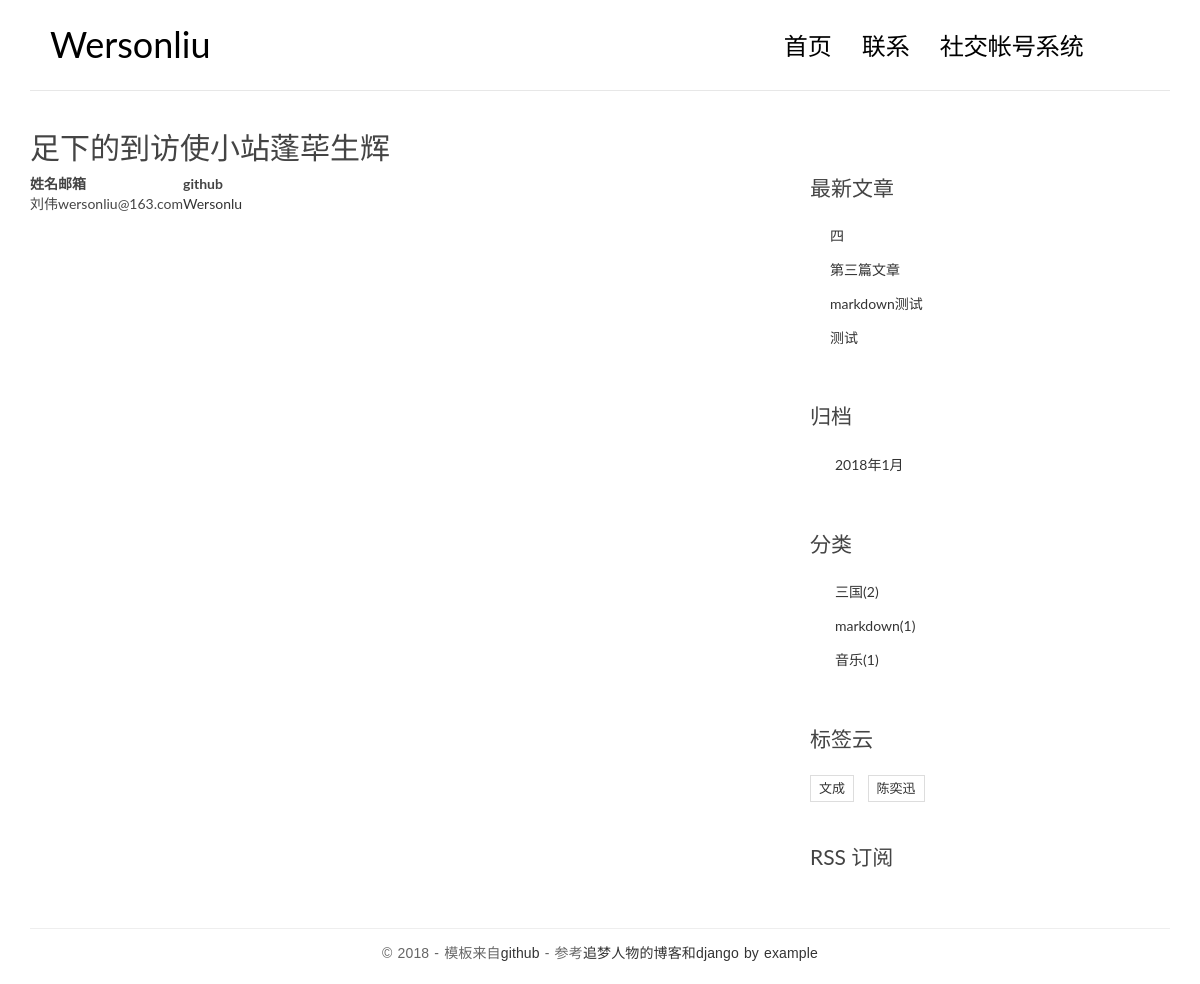
Before: /contact with the older database file.
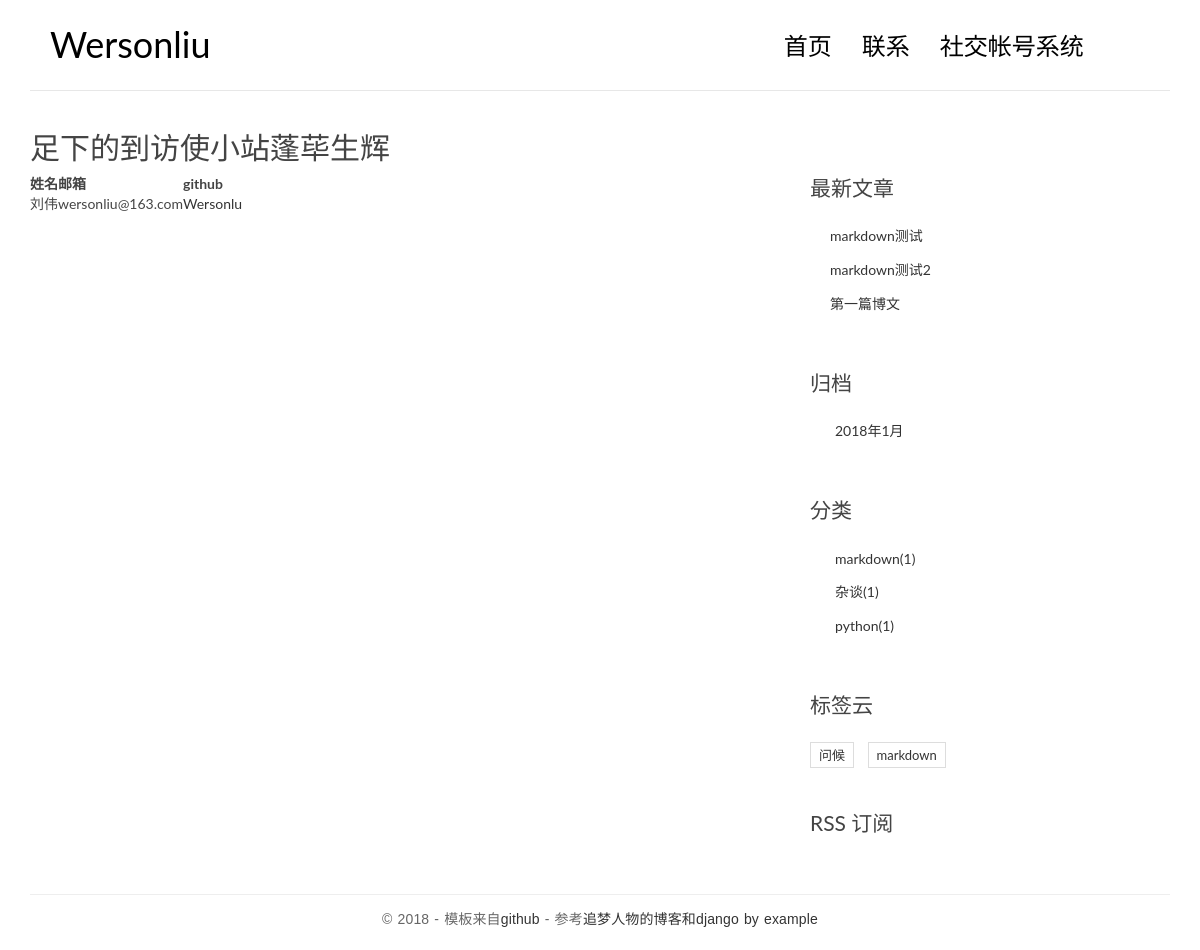
After: the same page with the newer database file.
### blog/models.py (models this page shows, shortened)
class Post(models.Model):
    title = models.CharField(max_length=70)
    body = models.TextField()
    created_time = models.DateTimeField()
    modified_time = models.DateTimeField()
    excerpt = models.CharField(max_length=200, blank=True)
    category = models.ForeignKey(Category)
    tags = models.ManyToManyField(Tag, blank=True)
    views = models.PositiveIntegerField(default=0)
    author = models.ForeignKey(User)
    def get_absolute_url(self):
        return reverse('blog:detail', kwargs={'pk': self.pk})
    class Meta:
        ordering = ['-created_time']

class Category(models.Model):
    name = models.CharField(max_length=100)

class Tag(models.Model):
    name = models.CharField(max_length=100)

### blog/views.py (the view)
# urls.py: url(r'^contact', views.contact, name='contact')
def contact(request):
    return render(request, 'blog/contact.html', context={
        'welcome': '足下的到访使小站蓬荜生辉'
    })

### blog/templatetags/blog_tags.py (called while the page is built)
@register.simple_tag
def get_recent_posts(num=5):
    return Post.objects.all().order_by('-created_time')[:num]

@register.simple_tag
def archives():
    return Post.objects.all().dates('created_time', 'month', order='DESC')

@register.simple_tag
def get_categories():
    return Category.objects.annotate(num_posts=Count('post')).filter(num_posts__gt=0)

@register.simple_tag
def get_tags():
    return Tag.objects.annotate(num_posts=Count('post')).filter(num_posts__gt=0)

### templates/blog/contact.html
{% extends 'base.html' %}
{% block main %}
  <h2>{{ welcome }}</h2>
  <table >
  <tr>
    <th>姓名</th>
    <th>邮箱</th>
    <th>github</th>
  </tr>
  <tr>
    <td>刘伟</td>
    <td>wersonliu@163.com</td>
    <td><a href="https://github.com/WersonLu/djblog" target="_blank">Wersonlu</a></td>
  </tr>
</table>
{% endblock  %}

### templates/base.html (shortened to what the changed rows need)
{% load staticfiles %}
{% load blog_tags %}
<!DOCTYPE html>
<html>
<head>
    <link rel="stylesheet" href="{% static 'blog/css/highlights/github.css' %}">
    <link rel="stylesheet" href="{% static 'blog/css/bootstrap.min.css' %}">
    <link rel="stylesheet" href="http://code.ionicframework.com/ionicons/2.0.1/css/ionicons.min.css">
    <link rel="stylesheet" href="{% static 'blog/css/pace.css' %}">
    <link rel="stylesheet" href="{% static 'blog/css/custom.css' %}">
</head>
<body>
<div class="container">
    <header id="site-header">
        <div class="row">
            <div class="col-md-4 col-sm-5 col-xs-8">
                <div class="logo">
                    <h1><a href="{% url 'blog:index' %}"><b>Wersonliu</b></a></h1>
                </div>
            </div>
        </div>
    </header>
</div>
<div class="content-body">
    <div class="container">
        <div class="row">
            <main class="col-md-8">
                {% block main %}
                {% endblock main %}
            </main>
            <aside class="col-md-4">
                <div class="widget widget-recent-posts">
                    {% get_recent_posts as recent_post_list %}
                    <ul>
                        {% for post in recent_post_list %}
                        <li>
                            <a href="{{ post.get_absolute_url }}">{{ post.title }}</a>
                        </li>
                        {% empty %}
                        暂无文章
                        {% endfor %}
                    </ul>
                </div>
                <div class="widget widget-archives">
                    {% archives as date_list %}
                    <ul>
                        {% for date in date_list %}
                        <li>
                            <a href="{% url 'blog:archives' date.year date.month %}">{{ date.year }}年{{ date.month }}月</a>
                        </li>
                        {% empty %}
                         暂无归档!
                        {% endfor %}
                    </ul>
                </div>
                <div class="widget widget-category">
                    {% get_categories as catepory_list %}
                    <ul>
                        {% for category in catepory_list %}
                         <li>
                             <a href="{% url 'blog:category' category.pk %}">{{ category.name }}<span class="post-count">({{ category.num_posts }})</span></a>
                         </li>
                        {% empty %}
                        暂无分类
                        {% endfor %}
                    </ul>
                </div>
                <div class="widget widget-tag-cloud">
                    {% get_tags as tag_list %}
                    <ul>
                        {% for tag in tag_list %}
                        <li>
                            <a href="{% url 'blog:tag' tag.pk %}">{{ tag.name }}</a>
                        </li>
                        {% empty %}
                        暂无标签!
                        {% endfor %}
                    </ul>
                </div>
            </aside>
        </div>
    </div>
</div>
</body>
</html>

Changed rows visible on the page:
removed Post: title "四"
removed Post: title "第三篇文章"
removed Post: title "测试"
no longer on this page (row unchanged): Category: name "三国", num_posts "2"
no longer on this page (row unchanged): Category: name "音乐", num_posts "1"
no longer on this page (row unchanged): Tag: name "文成"
no longer on this page (row unchanged): Tag: name "陈奕迅"
added Post: title "markdown测试2"
added Post: title "第一篇博文"
added Category: name "杂谈", num_posts "1"
added Category: name "python", num_posts "1"
added Tag: name "问候"
added Tag: name "markdown"
